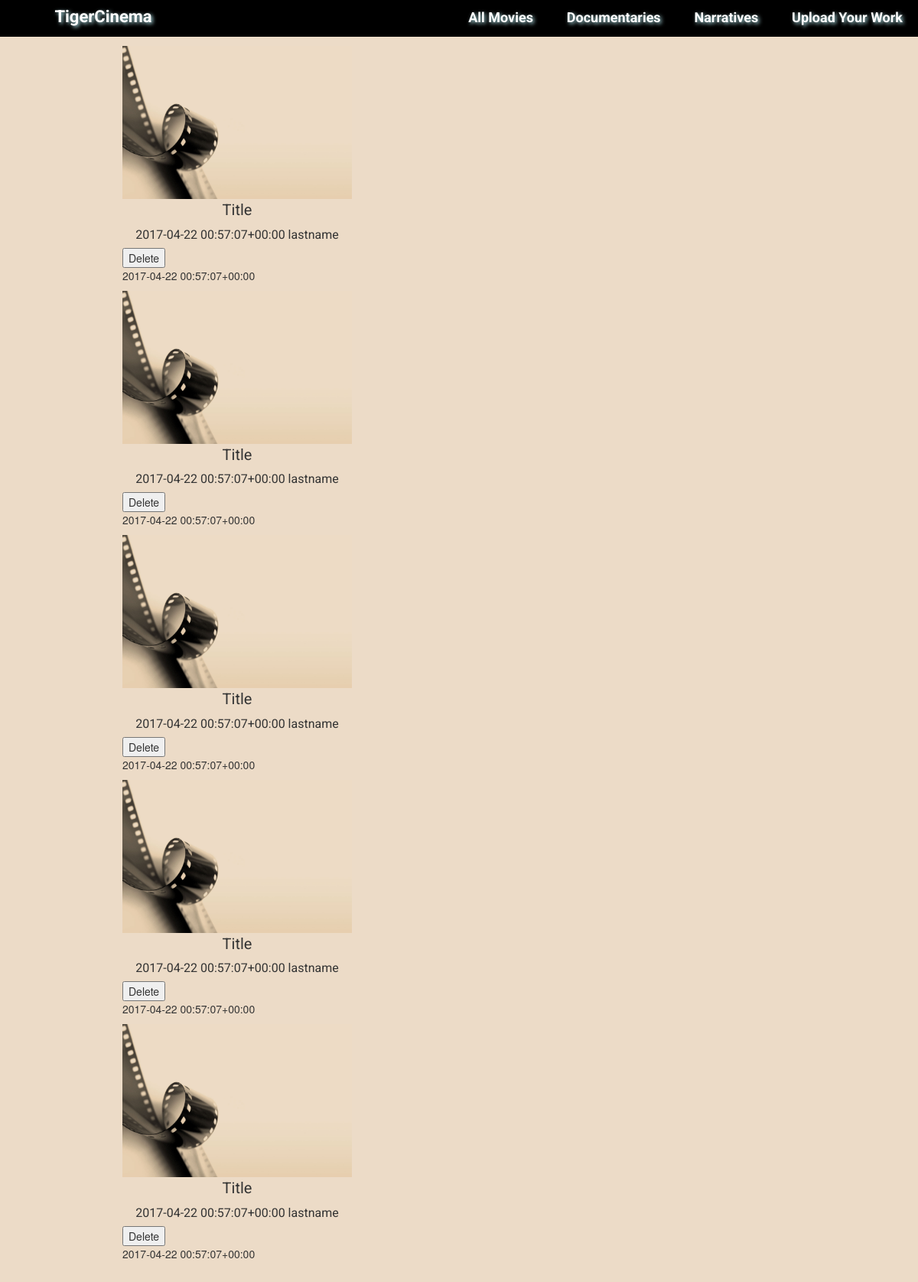
Page /myapp/homepage/ on the committed database.
### myproject/myapp/models.py (models this page shows)
class Document(models.Model):
    fname = models.CharField(max_length = 100)
    lname = models.CharField(max_length = 100)
    title = models.CharField(max_length = 100)
    thumbnail = models.CharField(max_length = 100)
    description = models.TextField()
    GENDER_CHOICES = (
                      ('1', 'Narrative'),
                      ('2', 'Documentary'),
            )
    choice = models.CharField(max_length = 1,choices=GENDER_CHOICES,default = '1')
    docfile = models.FileField(upload_to='documents/%Y/%m/%d', validators=[validate_mime_type])

### myproject/myapp/views.py (the view)
def homepage(request):
    documents = Document.objects.all()
    return render(
        request,
        'myapp/homepage.html',
        {'documents': documents}
    )

### myproject/myapp/templates/myapp/homepage.html (shortened to what this page needs)
{% extends "myapp/headernav.html" %}
{% block style %}
    <link href="/static/css/homepage.css" rel="stylesheet">
{% endblock %}
{% block content %}
        <div class="document-list">
            {% if documents %}
                <ul>
                    {% for document in documents %}
                        <li><a href="{{ document.docfile.url }}">
                           <img src="../../static/filmpic.jpg" alt="testing-image" style="width:300px; height:200px;">
                        </a>
                <div class="document-title">
                    <p> {{document.title}} </p>
                </div>
                <div class="document-author">
                    <p> {{document.fname}} {{document.lname}} </p>
                </div>
                <form action="{% url 'delete' %}" method="post" enctype="multipart/form-data">
                <input type="submit" value="Delete" />
                </li>
                <p> {{document.description}} </p>
                    {% endfor %}
                </ul>
            {% else %}
                <p>No documents.</p>
            {% endif %}
        </div>
    </body>
{% endblock %}

### myproject/myapp/templates/myapp/headernav.html (shortened to what this page needs)
<!DOCTYPE html>
<html>
    <head>
        {% load staticfiles %}
        <link rel="stylesheet" href="{% static '/css/bootstrap.min.css' %}" type = "text/css"/>
    <link href="/static/css/bootstrap.min.css" rel="stylesheet">
    <link href="/static/css/headernav.css" rel="stylesheet">
    <link rel="stylesheet" href="/static/css/bootstrap.css">
    {% block style %}
    {% endblock %}
    </head>
    <div id="entire-page">
    <body>
        <div class="nav">
            <div class="nav-container">
                <ul class="pull-left">
                    <li><a href={% url 'homepage'%}>
                        <div class="svg-wrapper">
                            <svg height="40" width="170" xmlns="http://www.w3.org/2000/svg">
                                <rect class="shape" height="40" width="170" />
                            </svg>
                            <div class="text">TigerCinema</div>
                        </div>
                    </a></li>
                </ul>
                <ul class="pull-right">
                    <li><a href={%url 'homepage'%}>All Movies</a></li>
                    <li><a href={%url 'documentary'%}>Documentaries</a></li>
                    <li><a href={%url 'narrative'%}>Narratives</a></li>
                    <li><a href={%url 'uploadform'%}>Upload Your Work</a></li>
                </ul>
            </div>
        </div>
        {% block content %}
       {% endblock %}
       </body>
       </div>
</html>

### myproject/myapp/static/css/headernav.css (style rules this page uses)
.nav a { color: #FFF; text-shadow: 2px 2px 5px #B0E0E6; font-size: 18px; font-family: 'Roboto', sans-serif; font-weight: bold; margin: 10px 20px 10px 20px; }
.nav ul { list-style-type: none; text-align: center; margin: 10px auto; }
.nav li { display: inline; }
.nav-container { background-color: #000; overflow-y: auto; position: fixed; top:0; left:0; height: 48px; width: 100%; }
.svg-wrapper { height: 60px; margin: 0 auto; position: relative; top: 50%; transform: translateY(-50%); width: 190px; }
.text { color: #fff; font-family: 'Roboto', sans-serif; font-size: 22px; line-height: 30px; position: relative; top: -45px; }

### myproject/myapp/static/css/homepage.css (style rules this page uses)
body { background-color: rgb(236,219,199); background-size: 100% 100%; height: 700px; margin: 0; padding: 0px 60px; }
.document-list { box-sizing: border-box; padding: 60px; left: 0; top: 50px; width: 100%; }
.document-list li { display: inline-block; vertical-align: middle; list-style-position: inside; list-style-type: disc; margin-right: 1em; text-align: left; white-space: nowrap; }
.document-title { font-family: 'Roboto', sans-serif; text-align: center; font-size: 20px; }
.document-author { font-family: 'Roboto', sans-serif; text-align: center; font-size: 16px; line-height: 15px; color: #F696969; }

### rows in the picture
Document: title "Title", fname "2017-04-22 00:57:07+00:00", lname "lastname", description "2017-04-22 00:57:07+00:00"
Document: title "Title", fname "2017-04-22 00:57:07+00:00", lname "lastname", description "2017-04-22 00:57:07+00:00"
Document: title "Title", fname "2017-04-22 00:57:07+00:00", lname "lastname", description "2017-04-22 00:57:07+00:00"
Document: title "Title", fname "2017-04-22 00:57:07+00:00", lname "lastname", description "2017-04-22 00:57:07+00:00"
Document: title "Title", fname "2017-04-22 00:57:07+00:00", lname "lastname", description "2017-04-22 00:57:07+00:00"
